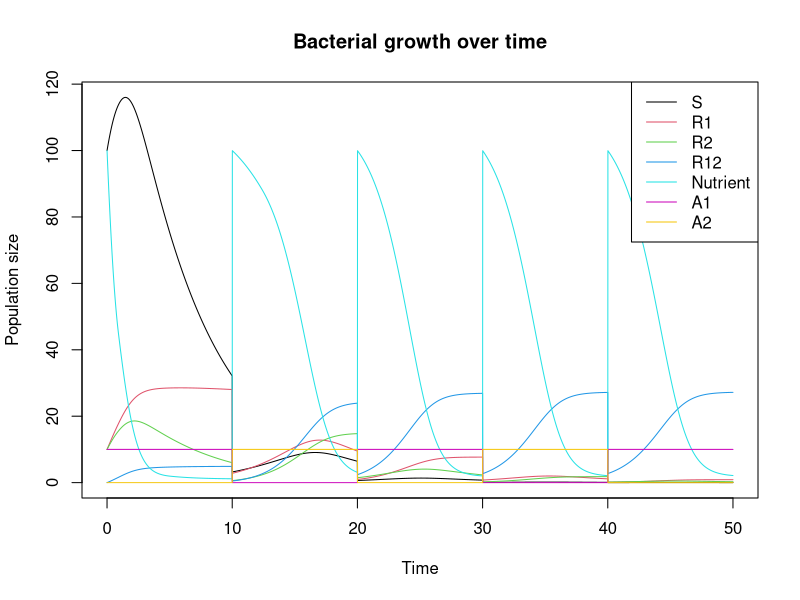

Here is the R script that generated this plot:
library(deSolve)

pharmacokinetic <- FALSE # should be either TRUE or FALSE
stewardship <- "cycl" # "cycl" or "comb" or "1_only" or "2_only"

# Define the parameters of the model
D <- 0.1 # bottleneck dilution ratio
N0 <- 100 # initial nutrient concentration
m1 <- 0.1 # rate of mutations conferring resistance to drug 1
m2 <- 0.1 # rate of mutations conferring resistance to drug 2
d1 <- 1*pharmacokinetic # rate of drug 1 elimination
d2 <- 1*pharmacokinetic # rate of drug 2 elimination
i1 <- 10 # drug 1 influx concentration
i2 <- 10 # drug 2 influx concentration
if (stewardship=="2_only") {pattern <- c(0,1)
  } else if (stewardship=="comb") {pattern <- c(1,1)
  } else {pattern <- c(1,0)
}

# Initialize 'params' matrix with 4 rows and 10 columns
params <- matrix(nrow = 4, ncol = 12)

# Name the rows of the matrix
rownames(params) <- c("S", "R1", "R2", "R12")

# Name the columns of the matrix
colnames(params) <- c("psi", "phi1", "zeta1", "kappa1", "phi2", "zeta2", "kappa2", "mu", "k", "alpha", "m_rate", "r_rate")

# Assign values to the 'psi' column of the matrix
params[, "psi"] <- c(0.1, 0.1, 0.1, 0.1)

# Assign values to the 'phi1' and 'phi2' columns of the matrix
params[, c("phi1", "phi2")] <- c(0.2, 0.2, 0.2, 0.2)

# Assign values to the 'zeta1' column of the matrix
params[, "zeta1"] <- c(1, 100, 1, 100)

# Assign values to the 'zeta2' column of the matrix
params[, "zeta2"] <- c(1, 1, 100, 100)

# Assign values to the 'kappa1' and 'kappa2' columns of the matrix
params[, c("kappa1", "kappa2")] <- c(1, 1, 1, 1)

# Assign values to the 'mu' column of the matrix
params[, "mu"] <- c(1, 1, 1, 1)

# Assign values to the 'k' column of the matrix
params[, "k"] <- c(100, 100, 100, 100)

# Assign values to the 'alpha' column of the matrix
params[, "alpha"] <- c(1, 1, 1, 1)

# Assign values to the 'm_rate' column of the matrix
params[, "m_rate"] <- c(0.1, 0.1, 0.1, 0.1)

# Assign values to the 'r_rate' column of the matrix
params[, "r_rate"] <- c(0.1, 0.1, 0.1, 0.1)

# a pharmacodynamic function for antibioti-induced killing of bacteria
hill <- function(A, parms) {
  psi = parms[1] ; phi = parms[2] ; zeta = parms[3]; kappa = parms[4]
  return(phi*(A/zeta)^kappa/((A/zeta)^kappa-(psi-phi)/psi))
}

# a growth rate function for nutrient-limited growth
monod <- function(N,parms){
  mu = parms[1] ; k = parms[2]
  return(mu*N/(N+k))
}

# a growth rate function using hill and monod functions
growth <- function(A1,A2,N,parms) {
  return(monod(N,parms[8:9])-hill(A1,parms[1:4])-hill(A2,parms[c(1,5:7)]))
}

# a function specifying the amount of nutrients depleted by the bacteria
deplete <- function(dS=0,dR1=0,dR2=0,dR12=0,alpha=params[,"alpha"]) {
  return(sum(-alpha*max(0,c(dS,dR1,dR2,dR12))))
}

# Define a bottleneck function that reduces all populations by a fixed fraction
bottleneck <- function(t, populations, parms = params) {
  populations <- c(populations[1:4]*D, N0, pharmacokinetic*populations[6:7]+c(i1,i2)*pattern)
  # names(populations) <- c("S", "R1", "R2", "R12", "N", "A1", "A2")
  populations[populations < 0] <- 0 # backup - shouldn't be needed
  if (stewardship=="cycl") {pattern <<- 1 - pattern}
  return(populations)
  }

# Define a function to plot the resulting solution
bacteria_plot <- function(solution) {
  plot(solution[, 1], solution[,2],type = "l", col = 1,
  main = "Bacterial growth over time",
  xlab = "Time", ylab = "Population size")
  lines(solution[, 1],solution[, 3], col = 2)
  lines(solution[, 1],solution[, 4], col = 3)
  lines(solution[, 1],solution[, 5], col = 4)
  lines(solution[, 1],solution[, 6], col = 5)
  lines(solution[, 1],solution[, 7], col = 6)
  lines(solution[, 1],solution[, 8], col = 7)
  legend("topright", legend = c("S", "R1", "R2", "R12", "Nutrient","A1","A2"),
    col = c(1, 2, 3, 4, 5, 6, 7), lty = 1)
}


# Define the differential equations for the model
bacterial_growth <- function(t, populations, parms = params) {
  with(as.list(c(populations)), {
    S <- populations[1]
    R1 <- populations[2]
    R2 <- populations[3]
    R12 <- populations[4]
    N <- populations[5]
    A1 <- populations[6]
    A2 <- populations[7]
    dS <- S*((1-m1)*(1-m2)*monod(N,params["S",8:9]) -
      hill(A=A1,params["S",1:4]) - 
      hill(A=A2,params["S",c(1,5:7)]))
    dR1 <- R1*((1-m2)*monod(N,params["R1",8:9]) -
      hill(A=A1,params["R1",1:4]) - 
      hill(A=A2,params["R1",c(1,5:7)])) +
      S*m1*(1-m2)*monod(N,params["S",8:9])
    dR2 <- R2*((1-m1)*monod(N,params["R2",8:9]) -
      hill(A=A1,params["R2",1:4]) - 
      hill(A=A2,params["R2",c(1,5:7)])) +
      S*(1-m1)*m2*monod(N,params["S",8:9])
    dR12 <- R12*(monod(N,params["R12",8:9]) -
      hill(A=A1,params["R12",1:4]) - 
      hill(A=A2,params["R12",c(1,5:7)])) +
      S*m1*m2*monod(N,params["S",8:9]) +
      R1*m2*monod(N,params["R1",8:9]) +
      R2*m1*monod(N,params["R2",8:9])
    dN <- deplete(dS,dR1,dR2,dR12,params[,"alpha"])
    dA1 <- -d1
    dA2 <- -d2
    return(list(c(dS, dR1, dR2, dR12, dN, dA1, dA2)))
  })
}

# Example usage
times <- seq(0,50,0.01)
populations <- c(S = 100, R1 = 10, R2 = 10, R12 = 0, N = 100,
  A1 = i1*pattern[1], A2 = i2*pattern[2])
events <- list(func = bottleneck, times = seq(10,40,10))
solution <- ode(y = populations, times = times, func = bacterial_growth, events = events)
bacteria_plot(solution)
